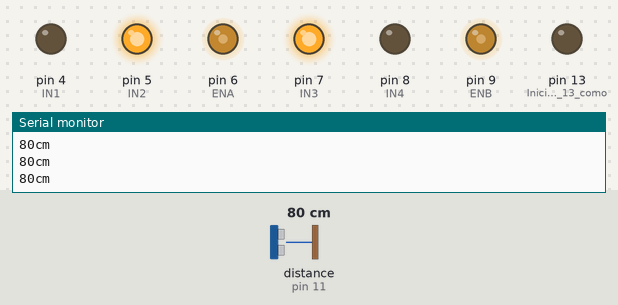
Bench run of a sketch on a simulated Arduino Uno, built with avr-gcc and run on an emulated ATmega328P. On the bench: output pins drawn as LEDs (lit = HIGH), the last lines printed to the serial monitor. Wiring (inferred from the names in the program): ultrasonic range finder: trigger pin 12; echo pin 11. Dashed ring = blinking. The test bench sets the inputs (shaded band); at power-on: distance to the obstacle (sensor on pin 11) 80 cm. The echo pulse lasts 58.3 µs per cm; pins used as bus, display or sensor lines are not drawn.

Above: at 1.2 s.
1.3 s: distance to the obstacle (sensor on pin 11) set to 13 cm
2.8 s: distance to the obstacle (sensor on pin 11) set to 10 cm
At 3.6 s:
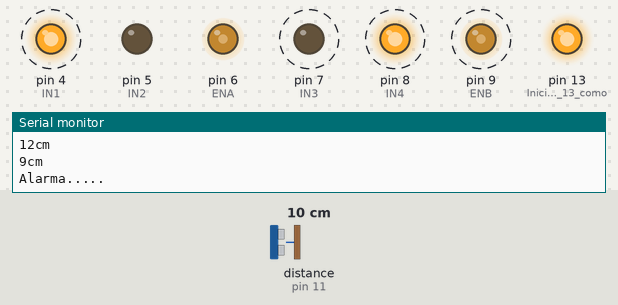
5.8 s: distance to the obstacle (sensor on pin 11) set to 18 cm
At 6.5 s:
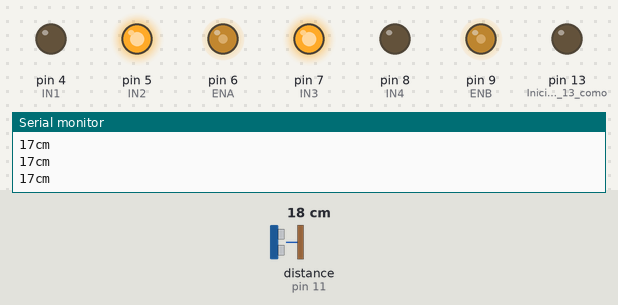
7.3 s: distance to the obstacle (sensor on pin 11) set to 2 cm
At 8.7 s:
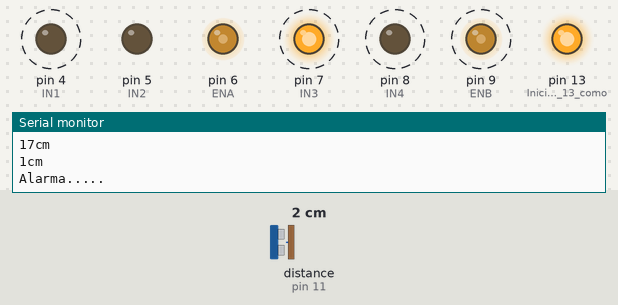
Timing chart, 0 to 11.3 s (numbered marks = the images above; inputs shaded):
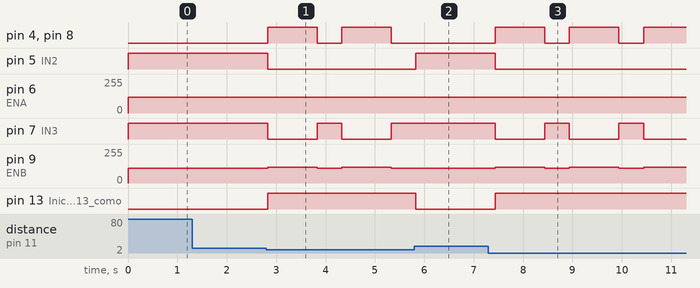

The sketch:

MovilEsquivaObjetos.ino
```cpp
 /*Este programa presenta el codigo de un Movil Esquiva Objetos
 *La lectura de la distancia del sensor ultrasonido se restringe en el rango de 0 a 500 cm
 *Si la distancia se encuentra entre 10 y 500 el movil avanzara en linea recta
 *Si la distancia esta en el rango de 1 a 10 el movil retrocedera y girara
 *Codigo realizado por EMIC-TRON canal en youtube: https://www.youtube.com/channel/UCoC2aZPoRzzQAit9s3d3AUw
 */
int IN1 = 4;    // Input1 conectada al pin 4 de Arduino
int IN2 = 5;    // Input2 conectada al pin 5 de Arduino
int ENA = 6;    // ENA conectada al pin 6 de Arduino
int IN3 = 7;    // Input3 conectada al pin 7 de Arduino
int IN4 = 8;    // Input4 conectada al pin 8 de Arduino
int ENB = 9;    // ENB conectada al pin 9 de Arduino
int ECHO = 11;  // ECHO al Arduino pin 11 de Arduino
int TRIG = 12;  // TRIG al Arduino pin 12 de Arduino
long duracion, distancia;


void setup() {
  Serial.begin (9600);       // inicializa el puerto serial
  pinMode (IN1, OUTPUT);     // Inicializa el pin 4  como salida digital.
  pinMode (IN2, OUTPUT);     // Inicializa el pin 5 como salida digital.
  pinMode (ENA, OUTPUT);     // Inicializa el pin 6 como salida digital.
  pinMode (IN3, OUTPUT);     // Inicializa el pin 7 como salida digital.
  pinMode (IN4, OUTPUT);     // Inicializa el pin 8 como salida digital.
  pinMode (ENB, OUTPUT);     // Inicializa el pin 9 como salida digital.
  pinMode (ECHO, INPUT);     // Inicializa el pin 11 como entrada (ECHO)
  pinMode (TRIG, OUTPUT);    // Inicializa el pin 12 como salida  (TRIGER)
  pinMode(13, OUTPUT);       // Inicializa el pin 13 como salida
  }

void loop() {

  digitalWrite(TRIG, LOW);
  delayMicroseconds(2);
  digitalWrite(TRIG, HIGH);   // genera el pulso de TRIGER por 10ms
  delayMicroseconds(10);
  digitalWrite(TRIG, LOW);

  duracion = pulseIn(ECHO, HIGH);           //Lectura del sensor
  distancia = (duracion/2) / 29;            //Formula para calcular distancia en centimetros

  if (distancia >= 500 || distancia <= 0){  // Si la distancia es mayor a 500cm o menor a 0cm
    Serial.println("---");                  // No mide nada
  }
  else {
    Serial.print(distancia);           // Imprime el valor de la distancia en el monitor serial
    Serial.println("cm");              // Imprime al lado de la distancia los centimetros "cm"
    digitalWrite(13, 0);               // Pin 13 en bajo

// Si la distancia esta en el rango de 1 a 10 el movil retrocedera y girara
   if (distancia <= 10 && distancia >= 1)
   {
    digitalWrite(13, 1);                // Pin 13 en alto
    Serial.println("Alarma.....");      // Imprime la palabra Alarma en el monitor serial
                                        // Codigo para retroceder
    digitalWrite(IN1,1);
    digitalWrite(IN2,0);
    digitalWrite(IN3,0);
    digitalWrite(IN4,1);
    analogWrite(ENA,120);
    analogWrite(ENB,120);
    delay(1000);
                                        // Codigo para girar
    digitalWrite(IN1,0);
    digitalWrite(IN2,0);
    digitalWrite(IN3,1);
    digitalWrite(IN4,0);
    analogWrite(ENB,110);
    delay(500);
    }

// Si la distancia se encuentra entre 10 y 500 el movil avanzara en linea recta
// Codigo para que el movil avance en linea recta
  else{
      Serial.print(distancia);           // Imprime el valor de la distancia en el monitor serial
      Serial.println("cm");              // Imprime al lado de la distancia los centimetros "cm"
      digitalWrite(IN1,0);
      digitalWrite(IN2,1);
      digitalWrite(IN3,1);
      digitalWrite(IN4,0);
      analogWrite(ENB,110);
      analogWrite(ENA,120);
      delay(400);
    }
     }
}
```

Measured:
- the behaviour switches between 12 and 11 cm on distance to the obstacle (sensor on pin 11) (found by bisection; images 0 and 1)
- after the input at 2.8 s, pin 4 (IN1): alternates HIGH for 1.0 s and LOW for 0.50 s, starting at once; pin 5 (IN2): HIGH → LOW at once
- after the input at 5.8 s, pin 4 (IN1), pin 8 (IN4): stays LOW (without the input it goes to HIGH after 0.03 s); pin 5 (IN2): LOW → HIGH at once; pin 7 (IN3): stays HIGH (without the input it goes to LOW after 0.03 s); pin 9 (ENB): stays 110/255 (without the input it goes to 120/255 after 0.03 s); pin 13 (Inicializa_el_pin_13_como): HIGH → LOW at once
- after the input at 7.3 s, pin 4 (IN1): alternates HIGH for 1.0 s and LOW for 0.50 s, starting after 0.14 s; pin 5 (IN2): HIGH → LOW after 0.14 s
